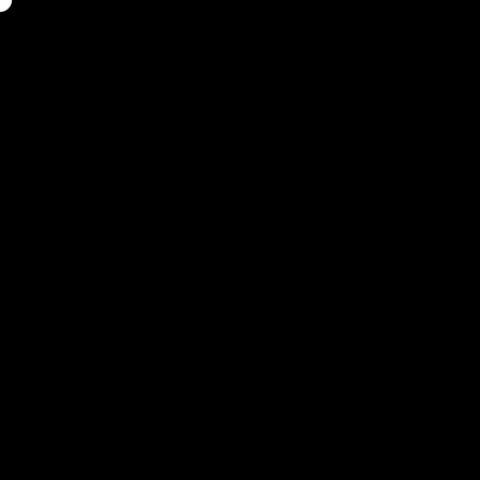
Frame 1 (no input)
Frame 60 (the mouse pressed at the canvas centre just before this capture): identical to frame 1, image omitted
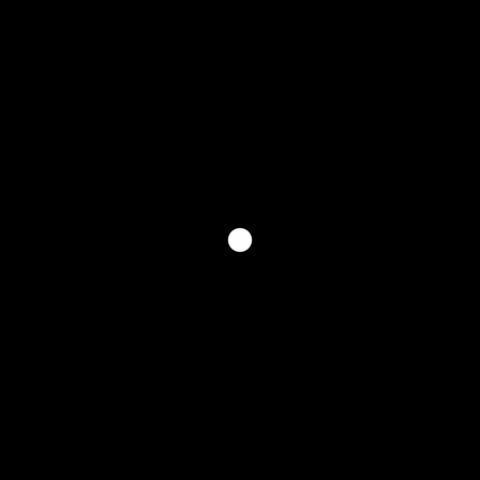
Frame 120 (the mouse held since frame 60 and released just before this capture)

The Processing sketch that drew these frames (run headless with seeded random() and noise(); from frame 60 on, the mouse is pressed at the canvas centre):

// Processing sketch: mouse_trails
// ── mouse_trails.pde
int num = 50;
int[] x = new int[num];
int[] y = new int[num];
int idx = 0;

void setup() {
  size(480, 480);
  noStroke();
  fill(255, 102);
}


void draw() {
  background(0);
  x[idx] = mouseX;
  y[idx] = mouseY;
  idx = (idx + 1) % num;
  for (int i = 0; i < num; i++) {
    int pos = (idx + i) % num;
    float r = i / 2.0;
    ellipse(x[pos], y[pos], r, r);
  }
}

void mouseDragged() {
}
